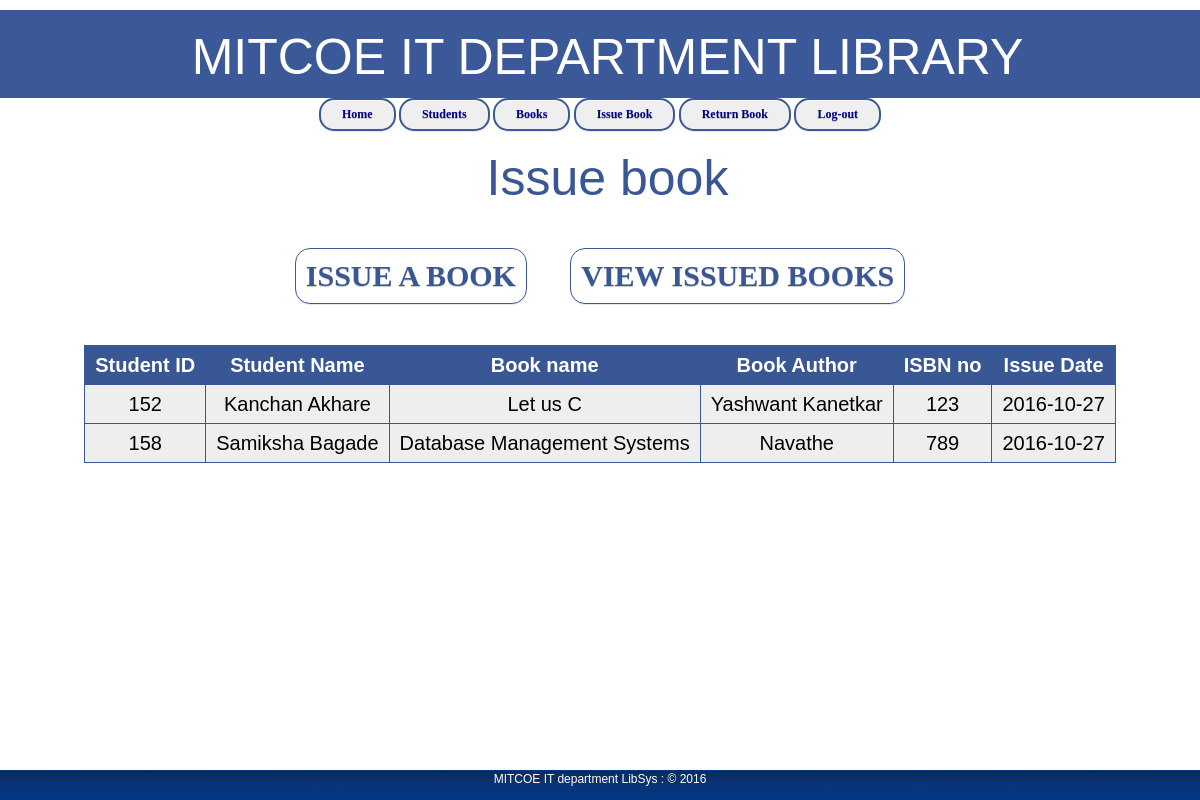
Screenshot of /library_management/borrow_bk3.php with the database file from the repository.
### tables this page shows
CREATE TABLE IF NOT EXISTS `issue_book` (
  `Stud_ID` int(10) NOT NULL,
  `Stud_name` text NOT NULL,
  `Book_name` text NOT NULL,
  `Author_name` text NOT NULL,
  `ISBN_no` int(13) NOT NULL AUTO_INCREMENT,
  `Issue` date NOT NULL,
  PRIMARY KEY (`ISBN_no`)
);

### library_management/borrow_bk3.php (the view, shortened to what this page needs)
<!DOCTYPE html>
<html>
<head>
	<link rel="stylesheet" type="text/css" href="css/reset.css" />
	<link rel="stylesheet" type="text/css" href="css/structure.css" />
	<link rel="stylesheet" type="text/css" href="css/main.css" />
</head>
<body>
	 <center><div id="header"><h1 class="header-login"></br>MITCOE IT DEPARTMENT LIBRARY</h1></div></center>
	<center>
	<a href="home.php"><button  class="btnLogin5">Home</button></a>
	<a href="student.php"><button  class="btnLogin5"> Students</button></a>
	<a href="book.php"><button class="btnLogin5"> Books</button></a>
	<a href="borrow_bk.php"><button class="btnLogin5">  Issue Book</button></a>
	<a href="return_bk.php"><button class="btnLogin5"> Return Book</button></a>
    <a href="logout.php"><button class="btnLogin5">Log-out</button></a>
	</center>
	<center><h1 class="header-login" style="color:#3A5795"></br>Issue book</h1></div></center>
	<center>
	<a href="borrow_bk2.php"><button id="z3" class="btnLogin">ISSUE A BOOK</button></a>
	<a href="borrow_bk3.php"><button id="z3" class="btnLogin">VIEW ISSUED BOOKS</button></a></center>
<div align="center">
	<?php
	$con = mysqli_connect("localhost","root","","library");
	if(!$con)
	{
		die("Could not connect".mysqli_error($con));
	}
		else
		{
			if (session_status() == PHP_SESSION_DISABLED)
			{
			echo"<script>alert('login 1st')</script>";
			header('Location: index.php');
			}
			else
			{
		$result = mysqli_query($con,"SELECT * FROM issue_book");
		if($result)
		{
				echo "<table class=\"myTable\">
				<tr>
					<th>Student ID</th>
					<th>Student Name</th>
					<th>Book name</th>
					<th>Book Author</th>
					<th>ISBN no</th>
					<th>Issue Date</th>
				</tr>  ";
				echo "<tbody>";
				while($row = mysqli_fetch_array($result))
				{
					echo "<td>".$row['Stud_ID']."</td>";
					echo "<td>".$row['Stud_name']."</td>";
					echo "<td>".$row['Book_name']."</td>";
					echo "<td>".$row['Author_name']."</td>";
					echo "<td>".$row['ISBN_no']."</td>";
					echo "<td>".$row['Issue']."</td>";
				}
				echo "</tbody>";
				echo "</table>";
		}
			else
			{
			echo "<script>alert('Wrong Username or the database is 	empty')</script>";
			}
			}
        }
	?>
</div>
<div id="footer_text" align="center">
    <p style="color:white">MITCOE IT department LibSys : &copy 2016</p>
</div>
</body>
</html>

### library_management/css/structure.css (style rules this page uses)
body { background:#eff3f6; }
.btnLogin { -moz-border-radius:2px; -webkit-border-radius:2px; border-radius:15px; background:#a1d8f0; background:-moz-linear-gradient(top, #3B5998, #3A5795); background:-webkit-gradient(linear, left top, left bottom, from(#badff3), to(#7acbed)); -ms-filter: "progid:DXImageTransform.Microsoft.gradient(startColorStr='#badff3', EndColorStr='#7acbed')"; border:1px solid #3B5998 !important; cursor: pointer; padding:11px 16px; font:bold 11px/14px Verdana, Tahomma, Geneva; text-shadow:rgba(0,0,0,0.2) 0 1px 0px; color:#fff; -moz-box-shadow:inset rgba(255,255,255,0.6) 0 1px 1px, rgba(0,0,0,0.1) 0 1px 1px; -webkit-box-shadow:inset rgba(255,255,255,0.6) 0 1px 1px, rgba(0,0,0,0.1) 0 1px 1px; box-shadow:inset rgba(255,255,255,0.6) 0 1px 1px, rgba(0,0,0,0.1) 0 1px 1px; margin-left:40px; padding:7px 21px; }
.btnLogin5 { -moz-border-radius:2px; -webkit-border-radius:2px; border-radius:15px; background:-moz-linear-gradient(top, #3B5998, #3A5795); border:2px solid #3B5998 !important; cursor: pointer; padding:11px 16px; font:bold 12px Verdana, Tahomma, Geneva; text-shadow:rgba(0,0,0,0.2) 0 1px 0px; color:darkblue; -moz-box-shadow:inset rgba(255,255,255,0.6) 0 1px 1px, rgba(0,0,0,0.1) 0 1px 1px; -webkit-box-shadow:inset rgba(255,255,255,0.6) 0 1px 1px, rgba(0,0,0,0.1) 0 1px 1px; box-shadow:inset rgba(255,255,255,0.6) 0 1px 1px, rgba(0,0,0,0.1) 0 1px 1px; margin-left:0px; padding:7px 21px; }

### library_management/css/main.css (style rules this page uses)
body { background: #fff; margin: 10px 0px 0px 0px; }
#header { top: 0px; left:0px; height: 88px; width: 100%; background-color: #3B5998; }
.header-login { margin: 0px 0px 0px 15px; font-size: 50px; padding: 20px; color:#fff; }
#z3 { border: 2px solid #777777; background:white;; color: #3A5795; font: bold 30px 'Trebuchet MS'; padding: 10px 10px 10px 10px; margin: 5px 20px 5px 20px; }
#footer_text { position:fixed; left:0px; bottom:0px; height:30px; width:100%; background-image: Url("../img/footer.png"); color: #fff }

### library_management/borrow_bk3.php (style rules this page uses)
.myTable { background-color:#eee;border-collapse:collapse;text-align:center;font-size:20px; }
.myTable th { background-color: #3A5795;color:white; }
.myTable td, .myTable th { padding:10px;border:1px solid #3A5795; }

### rows the page displays
issue_book: Stud_ID "152", Stud_name "Kanchan Akhare", Book_name "Let us C", Author_name "Yashwant Kanetkar", ISBN_no "123", Issue "2016-10-27"
issue_book: Stud_ID "158", Stud_name "Samiksha Bagade", Book_name "Database Management Systems", Author_name "Navathe", ISBN_no "789", Issue "2016-10-27"
